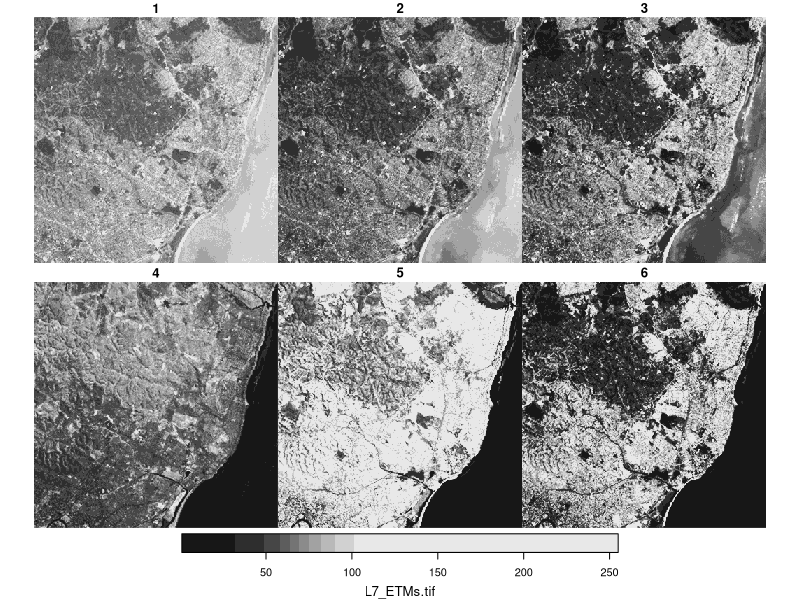
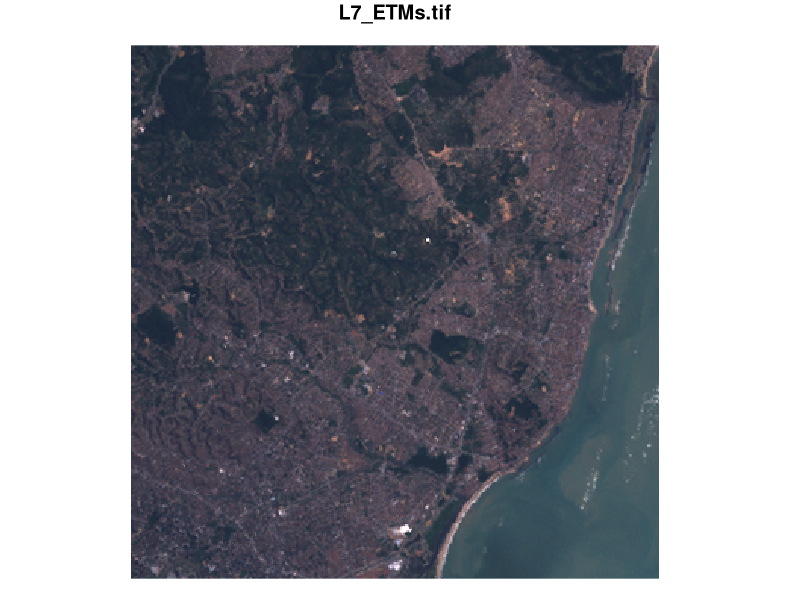
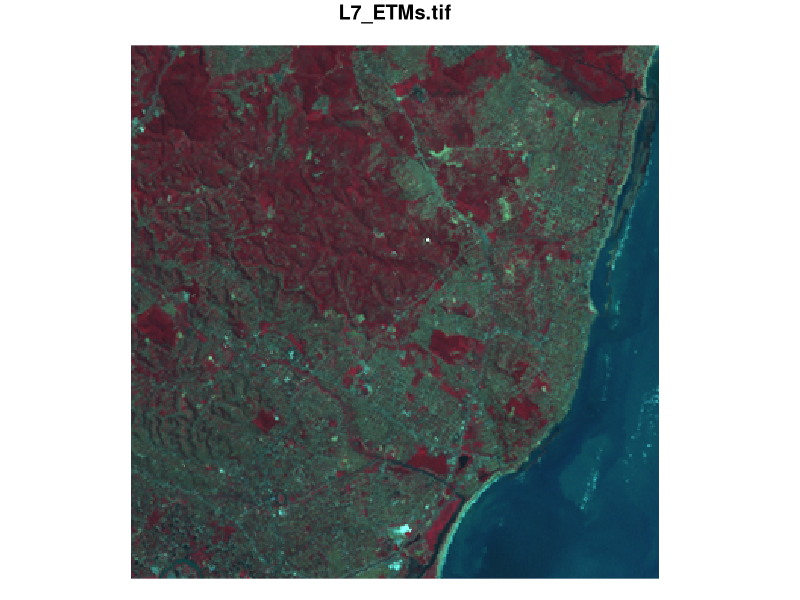
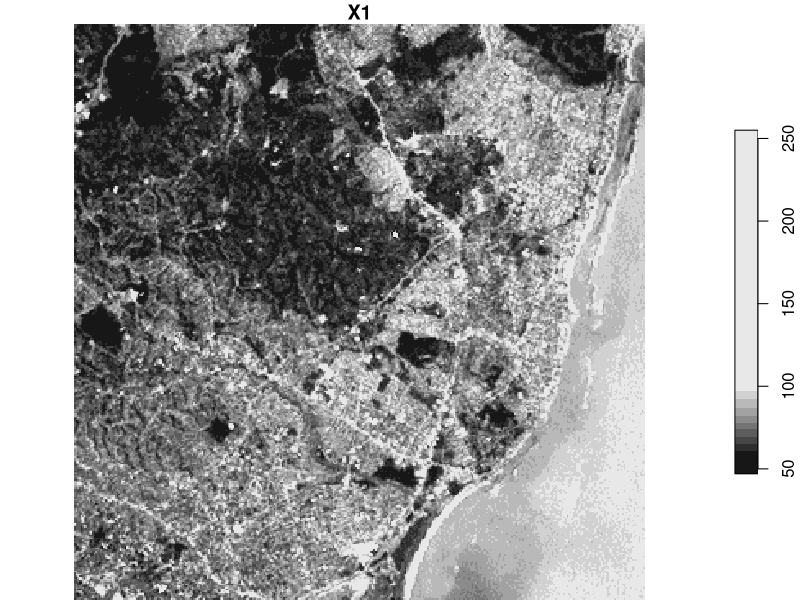
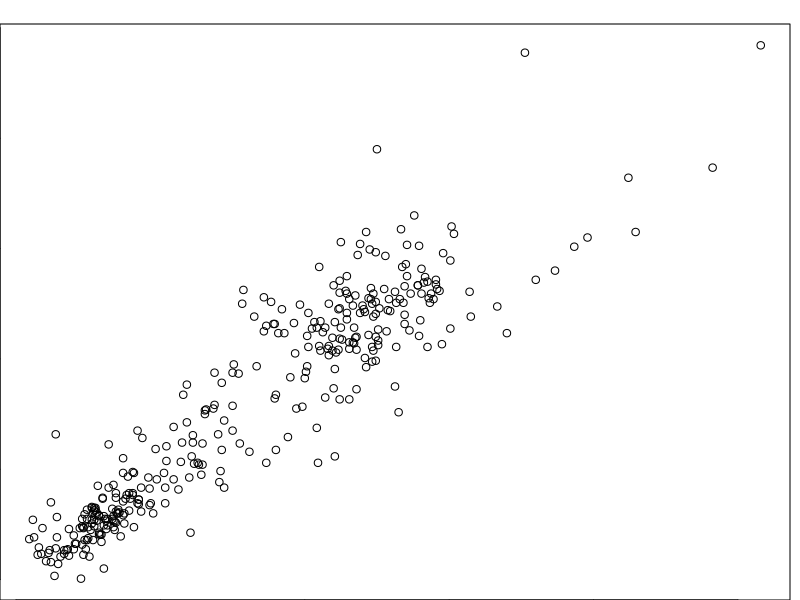

R code for these plots, in order:
install.packages("sf")
install.packages("stars")
install.packages("gstat")
install.packages("units")
install.packages("tidyverse")
install.packages("xts")
install.packages("viridis")
install.packages("abind")

library(tidyverse)
library(sf)

#Ex1
nc = read_sf(system.file("gpkg/nc.gpkg", package="sf")) 

rowan=nc[ which(nc$NAME=='Rowan'),]
nonrowan=nc[ which(nc$NAME!='Rowan'),]

i = st_intersection(nonrowan, rowan) #it will be a matrix (0,1) -- able to handle huge datasets

methods(class = "sgbp")

#Ex2

library(stars)

tif = system.file("tif/L7_ETMs.tif", package = "stars")
x = read_stars(tif)
plot(x)

plot(x,rgb=c(3,2,1))
plot(x,rgb = c(4,3,2))

x6 = split(x, "band")
plot(x6)

x6$mean=(x6$X1+x6$X2+x6$X3+x6$X4+x6$X5+x6$X6)/6
plot(x6$mean)

mean_l = function(x) (mean(x))
mean_landsat = st_apply(x, c("x", "y"), mean_l)
